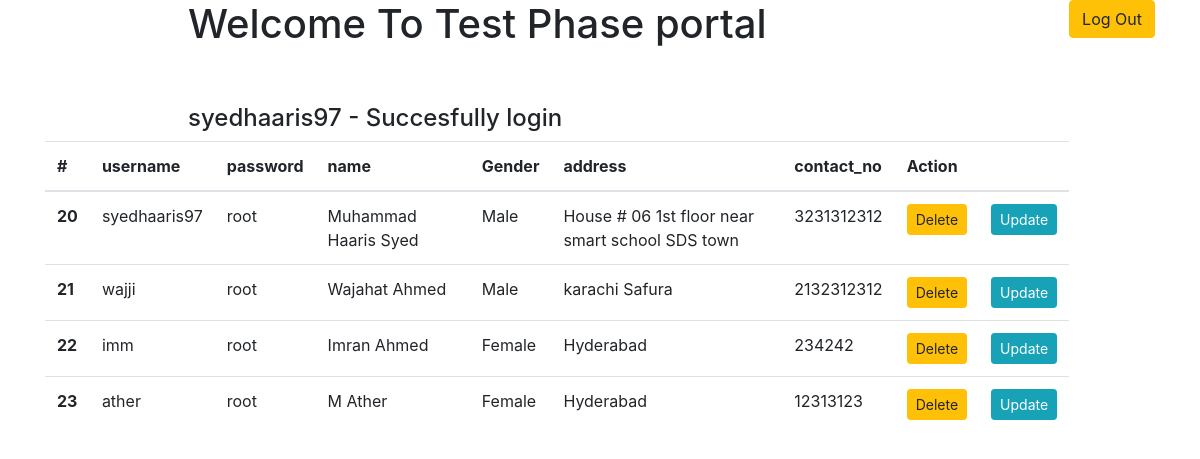
/wel.php (signed in), run on the app's committed database.
### tables this page shows
CREATE TABLE `registrations` (
  `id` bigint(20) unsigned NOT NULL AUTO_INCREMENT,
  `name` varchar(255) NOT NULL,
  `gender` tinyint(1) NOT NULL,
  `address` text NOT NULL,
  `contact_no` varchar(255) NOT NULL,
  `status` varchar(32) DEFAULT 'y',
  `created_at` timestamp NULL DEFAULT NULL,
  `updated_at` timestamp NULL DEFAULT NULL,
  PRIMARY KEY (`id`)
);

CREATE TABLE `signins` (
  `id` bigint(20) unsigned NOT NULL AUTO_INCREMENT,
  `reg_id` int(11) DEFAULT NULL,
  `username` varchar(255) NOT NULL,
  `password` varchar(255) NOT NULL,
  `created_at` timestamp NULL DEFAULT NULL,
  `updated_at` timestamp NULL DEFAULT NULL,
  PRIMARY KEY (`id`)
);

### db.php (called while the page is built, shortened)
<?php
class Mydb
{
	private $conn = '';
	public function Mydb($host='localhost', $username="root", $password="", $db="testphasedb")
	{
		$this->conn = new mysqli($host,$username,$password,$db) or die("connection field");
		mysqli_set_charset($this->conn,"utf8");
	}
	public function registrationData(){
			$Query = "SELECT *,
				case
					when gender = 1 then 'Male'
					when gender = 0 then 'Female'
				end as Gender
			FROM registrations
			INNER JOIN signins ON (signins.reg_id = registrations.id)
			WHERE status = 'y'";
		$res = $this->conn->query($Query);
		$i = 0;
			$a = array();
			while ($rows = $res->fetch_assoc()) {
				foreach ($rows as $key => $value) {
					$a[$i][$key] = $value;
				}
				$i++;
			}
			return $a;
	}
}
$obj = new Mydb();
?>

### wel.php (the view, shortened to what this page needs)
<?php
require 'db.php';
$obj->is_login();
$data = $obj->registrationData();
 ?>
 <!DOCTYPE html>
 <html>
 <head>
 	<link rel="stylesheet" href="https://stackpath.bootstrapcdn.com/bootstrap/4.5.0/css/bootstrap.min.css">
 </head>
 <body>
 	<div class="container">
 		<a style="float: right;" href="signout.php"  class="btn btn-md btn-warning"> Log Out</a>
 		<div class="row justify-content-center">
 			<div class="col-9">
 					<h1>Welcome To Test Phase portal</h1>
 					<br>
 					<br>
 			<h4><?=$_SESSION['user']['username']." - "."Succesfully login";?></h4>
 			</div>
 			<table class="table">
  <thead>
    <tr>
      <th scope="col">#</th>
      <th scope="col">username</th>
      <th scope="col">password</th>
        <th scope="col">name</th>
      <th scope="col">Gender</th>
      <th scope="col">address</th>
      <th scope="col">contact_no</th>
      <th>Action</th>
      <th></th>
    </tr>
  </thead>
  <tbody>
  	<?php foreach ($data as $key => $value) { ?>
  	<tr>
		<th scope="row"><?php echo $value['id']; ?></th>
  		<td><?php echo $value['username']; ?></td>
  		<td><?php echo $value['password']; ?></td>
  		<td><?php echo $value['name']; ?></td>
  		<td><?php echo $value['Gender']; ?></td>
  		<td><?php echo $value['address']; ?></td>
  		<td><?php echo $value['contact_no']; ?></td>
  		<td>
  			<a class="btn btn-warning btn-sm" href="processDocterDEL.php?drId=<?php echo $value['drId'] ?>" >Delete</a>
  		</td>
  		<td>
  			<a class="btn btn-info btn-sm" href="index.php?updateId=<?php echo $value['reg_id'] ?>"> Update</a>
  		</td>
    </tr>
  	<?php }
  	?>
  </tbody>
</table>
 		</div>
 	</div>
 </body>
 </html>

### data on the page
registrations: signins.id "20", signins.username "syedhaaris97", signins.password "root", name "Muhammad Haaris Syed", Gender "Male", address "House # 06 1st floor near smart school SDS town", contact_no "3231312312"
registrations: signins.id "21", signins.username "wajji", signins.password "root", name "Wajahat Ahmed", Gender "Male", address "karachi Safura", contact_no "2132312312"
registrations: signins.id "22", signins.username "imm", signins.password "root", name "Imran Ahmed", Gender "Female", address "Hyderabad", contact_no "234242"
registrations: signins.id "23", signins.username "ather", signins.password "root", name "M Ather", Gender "Female", address "Hyderabad", contact_no "12313123"

### other printed values
$_SESSION['user']['username'] "syedhaaris97"
